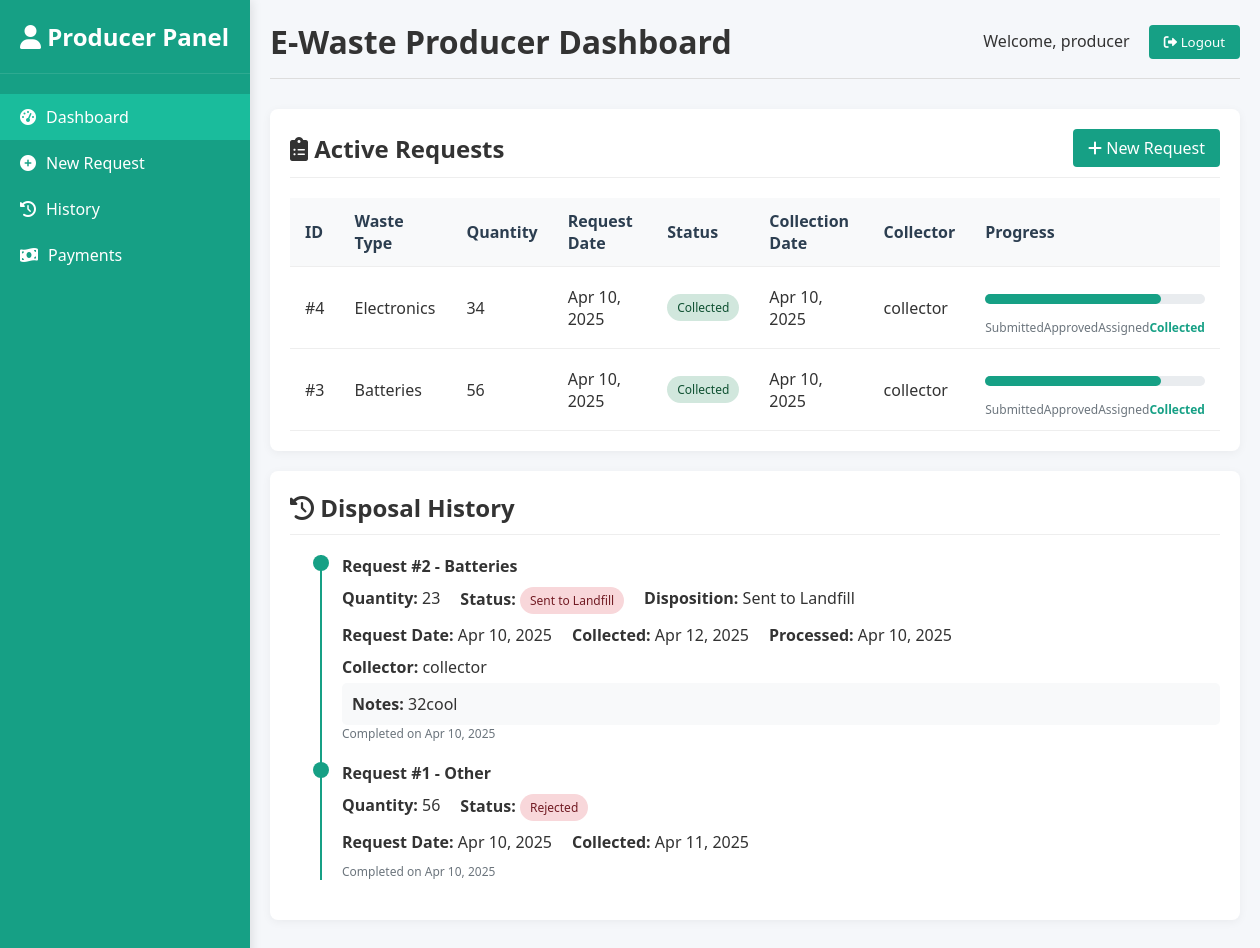
Page /accounts/producer/dashboard/ (signed in) on the committed database.
### accounts/models.py (models this page shows, shortened)
class User(AbstractUser):
    ROLE_CHOICES = [
        ('admin', 'Admin'),
        ('producer', 'E-Waste Producer'),
        ('collector', 'Collector & Recycler'),
    ]
    role = models.CharField(max_length=10, choices=ROLE_CHOICES, default='producer')
    address = models.TextField(blank=True, null=True)
    phone = models.CharField(max_length=20, blank=True, null=True)

class CollectionRequest(models.Model):
    STATUS_CHOICES = [
        ('pending', 'Pending'),
        ('approved', 'Approved'),
        ('assigned', 'Assigned'),
        ('collected', 'Collected'),
        ('recycled', 'Recycled'),
        ('landfill', 'Sent to Landfill'),
        ('rejected', 'Rejected'),
    ]
    WASTE_TYPES = [
        ('electronics', 'Electronics'),
        ('batteries', 'Batteries'),
        ('appliances', 'Appliances'),
        ('other', 'Other'),
    ]
    DISPOSITION_CHOICES = [
        ('recycled', 'Recycled'),
        ('landfill', 'Sent to Landfill'),
        ('other', 'Other Disposition'),
    ]
    producer = models.ForeignKey(User, on_delete=models.CASCADE, related_name='requests')
    waste_type = models.CharField(max_length=20, choices=WASTE_TYPES)
    quantity = models.PositiveIntegerField()
    description = models.TextField(blank=True)
    status = models.CharField(max_length=20, choices=STATUS_CHOICES, default='pending')
    request_date = models.DateTimeField(auto_now_add=True)
    collection_date = models.DateField(null=True, blank=True)
    collector = models.ForeignKey(User, on_delete=models.SET_NULL, null=True, blank=True, related_name='assignments')
    admin_notes = models.TextField(blank=True)
    final_disposition = models.CharField(max_length=20, choices=DISPOSITION_CHOICES, null=True, blank=True)
    recycling_notes = models.TextField(blank=True)
    recycling_date = models.DateField(null=True, blank=True)
    actual_quantity = models.PositiveIntegerField(null=True, blank=True)

### accounts/views.py (the view)
# urls.py: path('producer/dashboard/', views.producer_dashboard_view, name='producer_dashboard'),
@login_required
def producer_dashboard_view(request):
    if request.user.role != 'producer':
        return HttpResponse("Unauthorized", status=403)
    active_requests = CollectionRequest.objects.filter(
        producer=request.user,
        status__in=['pending', 'approved', 'assigned', 'collected']
    ).order_by('-request_date')
    completed_requests = CollectionRequest.objects.filter(
        producer=request.user,
        status__in=['recycled', 'landfill', 'rejected']
    ).order_by('-recycling_date')[:10]
    has_payable_requests = active_requests.filter(status='approved').exists()
    context = {
        'active_requests': active_requests,
        'completed_requests': completed_requests,
        'has_payable_requests': has_payable_requests  # Add this
    }
    return render(request, 'accounts/producer_dashboard.html', context)

### accounts/templates/accounts/producer_dashboard.html (shortened to what this page needs)
<!DOCTYPE html>
<html lang="en">
<head>
    <link rel="stylesheet" href="https://cdnjs.cloudflare.com/ajax/libs/font-awesome/6.0.0/css/all.min.css">
</head>
<body>
    <div class="sidebar">
        <div class="sidebar-header">
            <h2><i class="fas fa-user"></i> Producer Panel</h2>
        </div>
        <div class="sidebar-menu">
            <a href="{% url 'accounts:producer_dashboard' %}" class="menu-item {% if request.resolver_match.url_name == 'producer_dashboard' %}active{% endif %}">
                <i class="fas fa-tachometer-alt"></i> Dashboard
            </a>
            <a href="{% url 'accounts:new_request' %}" class="menu-item {% if request.resolver_match.url_name == 'create_request' %}active{% endif %}">
                <i class="fas fa-plus-circle"></i> New Request
            </a>
            <a href="{% url 'accounts:producer_dashboard' %}" class="menu-item {% if request.resolver_match.url_name == 'request_list' %}active{% endif %}">
                <i class="fas fa-history"></i> History
            </a>
            <a href="{% url 'accounts:producer_payment_list' %}" class="menu-item">
                <i class="fas fa-money-bill-wave"></i> Payments
            </a>
        </div>
    </div>
    <div class="main-content">
        <div class="header">
            <h1>E-Waste Producer Dashboard</h1>
            <div>
                <span>Welcome, {{ request.user.username }}</span>
                <form action="{% url 'accounts:logout' %}" method="post" style="display: inline;">
                    <button type="submit" class="btn btn-primary" style="margin-left: 15px;">
                        <i class="fas fa-sign-out-alt"></i> Logout
                    </button>
                </form>
            </div>
        </div>
        <div class="card">
            <div class="card-header">
                <h2><i class="fas fa-clipboard-list"></i> Active Requests</h2>
                <a href="{% url 'accounts:create_request' %}" class="btn btn-primary">
                    <i class="fas fa-plus"></i> New Request
                </a>
            </div>
            {% if active_requests %}
            <table>
                <thead>
                    <tr>
                        <th>ID</th>
                        <th>Waste Type</th>
                        <th>Quantity</th>
                        <th>Request Date</th>
                        <th>Status</th>
                        <th>Collection Date</th>
                        <th>Collector</th>
                        <th>Progress</th>
                    </tr>
                </thead>
                <tbody>
                    {% for req in active_requests %}
                    <tr>
                        <td>#{{ req.id }}</td>
                        <td>{{ req.get_waste_type_display }}</td>
                        <td>{{ req.quantity }}</td>
                        <td>{{ req.request_date|date:"M d, Y" }}</td>
                        <td>
                            <span class="status-badge status-{{ req.status }}">
                                {{ req.get_status_display }}
                            </span>
                        </td>
                        <td>
                            {% if req.collection_date %}
                                {{ req.collection_date|date:"M d, Y" }}
                            {% else %}
                                -
                            {% endif %}
                        </td>
                        <td>
                            {% if req.collector %}
                                {{ req.collector.username }}
                            {% else %}
                                -
                            {% endif %}
                        </td>
                        <td>
                            <div class="progress-container">
                                <div class="progress-bar" style="width:
                                    {% if req.status == 'pending' %}25%
                                    {% elif req.status == 'approved' %}40%
                                    {% elif req.status == 'assigned' %}60%
                                    {% elif req.status == 'collected' %}80%
                                    {% else %}100%{% endif %}">
                                </div>
                            </div>
                            <div class="progress-steps">
                                <span class="progress-step {% if req.status == 'pending' %}active{% endif %}">Submitted</span>
                                <span class="progress-step {% if req.status == 'approved' %}active{% endif %}">Approved</span>
                                <span class="progress-step {% if req.status == 'assigned' %}active{% endif %}">Assigned</span>
                                <span class="progress-step {% if req.status == 'collected' %}active{% endif %}">Collected</span>
                            </div>
                        </td>
                    </tr>
                    {% endfor %}
                </tbody>
            </table>
            {% endif %}
        </div>
        <div class="card">
            <div class="card-header">
                <h2><i class="fas fa-history"></i> Disposal History</h2>
            </div>
            {% if completed_requests %}
            <div class="timeline">
                {% for req in completed_requests %}
                <div class="timeline-item">
                    <div class="timeline-dot"></div>
                    <div class="timeline-content">
                        <h4>Request #{{ req.id }} - {{ req.get_waste_type_display }}</h4>
                        <div style="display: flex; gap: 20px; margin: 10px 0;">
                            <span><strong>Quantity:</strong> {{ req.actual_quantity|default:req.quantity }}</span>
                            <span><strong>Status:</strong> <span class="status-badge status-{{ req.status }}">{{ req.get_status_display }}</span></span>
                            {% if req.final_disposition %}
                            <span><strong>Disposition:</strong> {{ req.get_final_disposition_display }}</span>
                            {% endif %}
                        </div>
                        <div style="display: flex; gap: 20px; margin-bottom: 10px;">
                            <span><strong>Request Date:</strong> {{ req.request_date|date:"M d, Y" }}</span>
                            {% if req.collection_date %}
                            <span><strong>Collected:</strong> {{ req.collection_date|date:"M d, Y" }}</span>
                            {% endif %}
                            {% if req.recycling_date %}
                            <span><strong>Processed:</strong> {{ req.recycling_date|date:"M d, Y" }}</span>
                            {% endif %}
                        </div>
                        {% if req.collector %}
                        <p><strong>Collector:</strong> {{ req.collector.username }}</p>
                        {% endif %}
                        {% if req.recycling_notes %}
                        <div style="background: #f8f9fa; padding: 10px; border-radius: 5px; margin-top: 5px;">
                            <p><strong>Notes:</strong> {{ req.recycling_notes }}</p>
                        </div>
                        {% endif %}
                        <div class="timeline-date">
                            {% if req.recycling_date %}
                                Completed on {{ req.recycling_date|date:"M d, Y" }}
                            {% else %}
                                Completed on {{ req.request_date|date:"M d, Y" }}
                            {% endif %}
                        </div>
                    </div>
                </div>
                {% endfor %}
            </div>
            {% else %}
            <div class="empty-state">
                <i class="fas fa-inbox"></i>
                <h3>No Disposal History</h3>
                <p>Your completed requests will appear here.</p>
            </div>
            {% endif %}
        </div>
    </div>
</body>
</html>

### accounts/templates/accounts/producer_dashboard.html (style rules this page uses)
:root { --primary: #16a085; --secondary: #1abc9c; --light: #ecf0f1; --dark: #2c3e50; --info: #17a2b8; --warning: #ffc107; --danger: #dc3545; --success: #28a745; --gray: #6c757d; }
* { margin: 0; padding: 0; box-sizing: border-box; font-family: 'Segoe UI', Tahoma, Geneva, Verdana, sans-serif; }
body { background-color: #f5f7fa; color: #333; display: grid; grid-template-columns: 250px 1fr; min-height: 100vh; }
.sidebar { background: var(--primary); color: white; padding: 20px 0; box-shadow: 2px 0 10px rgba(0,0,0,0.1); }
.sidebar-header { padding: 0 20px 20px; border-bottom: 1px solid rgba(255,255,255,0.1); }
.sidebar-menu { margin-top: 20px; }
.menu-item { padding: 12px 20px; cursor: pointer; transition: all 0.3s; display: flex; align-items: center; color: white; text-decoration: none; position: relative; }
.menu-item.active { background: var(--secondary); }
.menu-item i { margin-right: 10px; }
.main-content { padding: 20px; }
.header { display: flex; justify-content: space-between; align-items: center; margin-bottom: 30px; padding-bottom: 15px; border-bottom: 1px solid #ddd; }
.card { background: white; border-radius: 8px; padding: 20px; box-shadow: 0 2px 10px rgba(0,0,0,0.05); margin-bottom: 20px; }
.card-header { display: flex; justify-content: space-between; align-items: center; margin-bottom: 20px; padding-bottom: 10px; border-bottom: 1px solid #eee; }
.btn { padding: 8px 15px; border-radius: 4px; border: none; cursor: pointer; font-weight: 500; transition: all 0.3s; text-decoration: none; display: inline-block; }
.btn-primary { background: var(--primary); color: white; }
table { width: 100%; border-collapse: collapse; }
th, td { padding: 12px 15px; text-align: left; border-bottom: 1px solid #eee; }
th { background-color: #f8f9fa; font-weight: 600; color: var(--dark); }
.status-badge { padding: 5px 10px; border-radius: 20px; font-size: 12px; font-weight: 500; display: inline-block; }
.status-collected { background: #d1e7dd; color: #0f5132; }
.status-landfill { background: #f8d7da; color: #721c24; }
.status-rejected { background: #f8d7da; color: #721c24; }
.timeline { position: relative; padding-left: 30px; margin: 20px 0; }
.timeline-item { position: relative; padding-bottom: 20px; border-left: 2px solid var(--primary); }
.timeline-item:last-child { padding-bottom: 0; }
.timeline-dot { position: absolute; left: -9px; width: 16px; height: 16px; border-radius: 50%; background: var(--primary); }
.timeline-content { padding-left: 20px; }
.timeline-date { font-size: 12px; color: #6c757d; }
.progress-container { width: 100%; background-color: #e9ecef; border-radius: 5px; margin: 15px 0; }
.progress-bar { height: 10px; border-radius: 5px; background-color: var(--primary); width: 0; transition: width 0.5s ease; }
.progress-steps { display: flex; justify-content: space-between; margin-top: 5px; }
.progress-step { text-align: center; font-size: 12px; color: #6c757d; }
.progress-step.active { color: var(--primary); font-weight: bold; }

### rows in the picture
User: user.username "producer"
CollectionRequest: id "4", waste_type "Electronics", quantity "34", request_date "Apr 10, 2025", status "Collected", collection_date "Apr 10, 2025", collector.username "collector"
CollectionRequest: id "3", waste_type "Batteries", quantity "56", request_date "Apr 10, 2025", status "Collected", collection_date "Apr 10, 2025", collector.username "collector"
CollectionRequest: id "2", waste_type "Batteries", actual_quantity "23", status "Sent to Landfill", final_disposition "Sent to Landfill", request_date "Apr 10, 2025", collection_date "Apr 12, 2025", recycling_date "Apr 10, 2025", collector.username "collector", recycling_notes "32cool"
CollectionRequest: id "1", waste_type "Other", actual_quantity "56", status "Rejected", request_date "Apr 10, 2025", collection_date "Apr 11, 2025"
